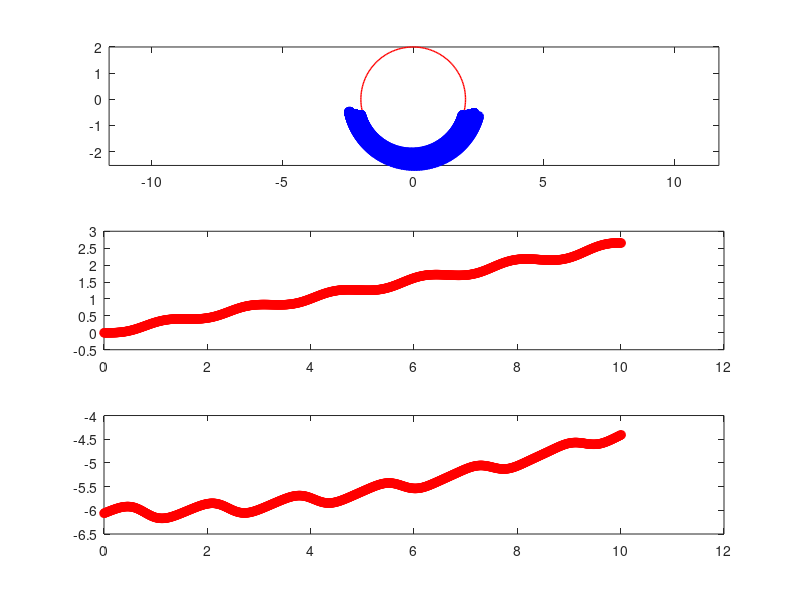

Write MATLAB code to recreate this figure.
%
% Solve the pendulum DAE
%
% x' = u
% y' = v
% u' = lambda*x
% v' = lambda*y - g
% x^2 + y^2 = ell^2
%
% index reduction
% 2 * x * x' + 2 * y * y' = 0 ==> x*u+y*v=0
%
% x'*u + x*u' + y' * v + y * v' = 0 ==> u^2 + v^2 + lambda * ( x^2 + y^2 ) - y * g = 0
%
% Eliminazione lambda ==> lambda(x,y,u,v) = (y*g - (u^2 + v^2 ))/(x^2+y^2)
%
% x' = u
% y' = v
% u' = lambda(x,y,u,v)*x
% v' = lambda(x,y,u,v)*y - g
%
% using explicit Euler
%
% x(k+1) = x(k) + dt*( u(k) )
% y(k+1) = y(k) + dt*( v(k) )
% u(k+1) = u(k) + dt*( lambda(x(k),y(k),u(k),v(k))*x(k) )
% v(k+1) = v(k) + dt*( lambda(x(k),y(k),u(k),v(k))*y - g )
%
T_max = 10;
g     = 9.81;
ell   = 2;
%
% mesh point
%
%
% set initial data
%
t = [0];
x = [ell*cos(0.1*pi)];
y = [-ell*sin(0.1*pi)];
u = [0];
v = [0];
%
% Advance
%
lambda = @(x,y,u,v) (y*g - (u^2 + v^2 ))/(x^2+y^2);
dt     = 0.01;
while t(end) < T_max
  x0 = x(end);
  y0 = y(end);
  u0 = u(end);
  v0 = v(end);
  x1 = x0 + dt*( u0 );
  y1 = y0 + dt*( v0 );
  u1 = u0 + dt*( lambda(x0,y0,u0,v0)*x0 );
  v1 = v0 + dt*( lambda(x0,y0,u0,v0)*y0 - g );
  % append solution
  t(end+1) = t(end) + dt;
  x(end+1) = x1;
  y(end+1) = y1;
  u(end+1) = u1;
  v(end+1) = v1;
end
%
% plot
%
close all;
subplot(3,1,1);
% plot a red circle with the exact solution
hold off
tt = 0:pi/100:2*pi;
xx = ell*cos(tt);
yy = ell*sin(tt);
plot( xx, yy, '-', 'LineWidth', 1, 'Color', 'red' );

% plot a blue dotted line with the numerical solution
hold on
plot( x, y, 'o-', 'LineWidth', 2, 'Color', 'blue' );
axis equal

subplot(3,1,2);
% plot a red circle with the exact solution
plot( t, x.^2+y.^2-ell^2, 'o-', 'LineWidth', 1, 'Color', 'red' );

subplot(3,1,3);
% plot a red circle with the exact solution
E = (1/2)*(u.^2+v.^2)+g*y;
plot( t, E, 'o-', 'LineWidth', 1, 'Color', 'red' );
